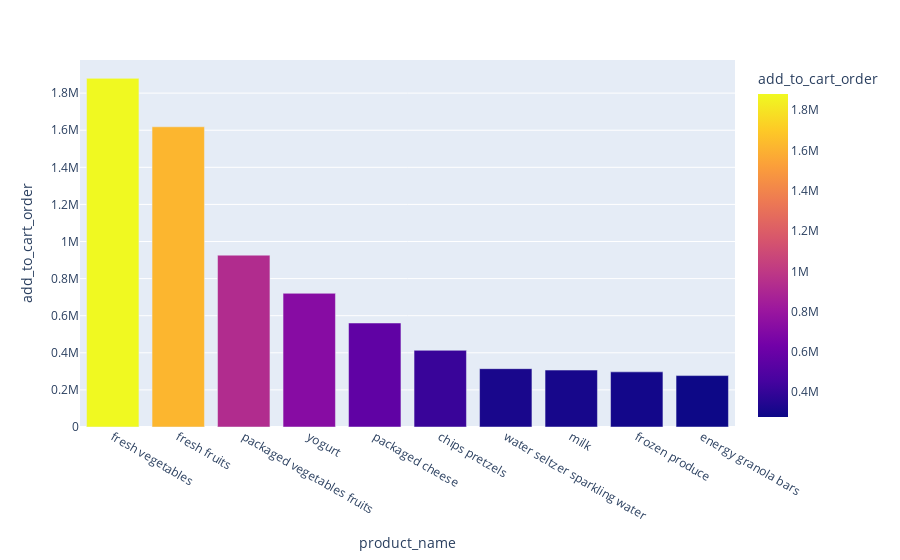

Source (notebook cell):
### Code cell
px.bar(top_10_products, x= 'product_name', y= 'add_to_cart_order',color = 'add_to_cart_order')

### Figure 1 — Plotly figure (JSON) as saved in the notebook; plotly's stock layout.template omitted (floating-point values rounded to 4 significant figures)
{"data": [{"alignmentgroup": "True", "hovertemplate": "product_name=%{x}<br>add_to_cart_order=%{marker.color}<extra></extra>", "legendgroup": "", "marker": {"color": [1879634, 1618479, 926353, 720779, 560668, 413405, 314504, 306921, 297339, 277215], "coloraxis": "coloraxis", "pattern": {"shape": ""}}, "name": "", "offsetgroup": "", "orientation": "v", "showlegend": false, "textposition": "auto", "type": "bar", "x": ["fresh vegetables", "fresh fruits", "packaged vegetables fruits", "yogurt", "packaged cheese", "chips pretzels", "water seltzer sparkling water", "milk", "frozen produce", "energy granola bars"], "xaxis": "x", "y": [1879634, 1618479, 926353, 720779, 560668, 413405, 314504, 306921, 297339, 277215], "yaxis": "y"}], "layout": {"barmode": "relative", "coloraxis": {"colorbar": {"title": {"text": "add_to_cart_order"}}, "colorscale": [[0, "#0d0887"], [0.1111, "#46039f"], [0.2222, "#7201a8"], [0.3333, "#9c179e"], [0.4444, "#bd3786"], [0.5556, "#d8576b"], [0.6667, "#ed7953"], [0.7778, "#fb9f3a"], [0.8889, "#fdca26"], [1, "#f0f921"]]}, "legend": {"tracegroupgap": 0}, "margin": {"t": 60}, "xaxis": {"anchor": "y", "domain": [0, 1], "title": {"text": "product_name"}}, "yaxis": {"anchor": "x", "domain": [0, 1], "title": {"text": "add_to_cart_order"}}}}
